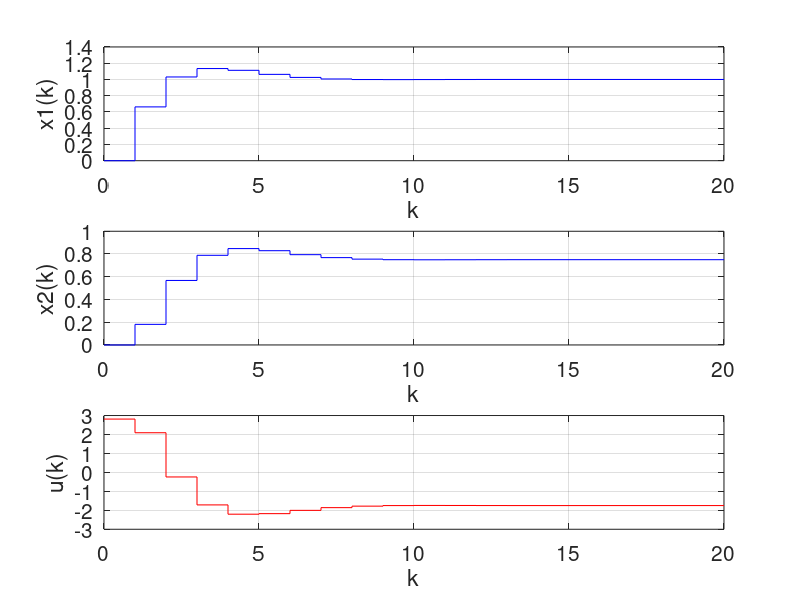

This figure's MATLAB source:
%% Problem 3

close all
clear
clc

% Defining State Matrices:
G = [0.5 1; 0.5 0.7];
H = [0.2; 0.1];
C = [1 0];

yd = 1; % Desired output

%%% Part c:
p_des = [(0.4 + 0.3i), (0.4 - 0.3i)]; % Desired poles
K = place(G, H, p_des); % Calculating state feedback controller gains
G_cl = (G - (H * K));
gain = C * inv(eye(2) - G_cl) * H; % Calculating the reference input gain
r = 1./gain; % Calculating the reference input r for tracking control

%%% Part d:
G_mod = [G [0; 0]; C 1]; % Modified G matrix
H_mod = [H; 0]; % Modified H matrix
p_des = [(0.4 + 0.3i), (0.4 - 0.3i), 0.5]; % Desired poles
K_int = place(G_mod, H_mod, p_des); % Calculating state feedback controller gains

%%% Part e:
d = 1; % Disturbance
F = [0.1; -0.1]; % Disturbance matrix

% Recalculating the state matrices:
G_st = G_mod - (H_mod * K_int);
H_st = [(((d./yd) * F) + (H./gain)); -1];
C_st = [1 0 0];
D_st = 0;

% Linear Simulation:
sys_int = ss(G_st, H_st, C_st, D_st, 1); % Creating a discrete state-space model with T = 1 second
t_mod = [0:20]; % Time steps
u_mod = ones(1, length(t_mod)); % Desired constant output y_d (y_d = 1 in this case)

[output, tOut, states] = lsim(sys_int, u_mod, t_mod); % Performing discretized linear simulation
states = states'; 
x1_k = states(1, :); % x1(k)
x2_k = states(2, :); % x2(k)
u_k = (-K_int * states) + r; % Calculating u(k)

% Plotting Results:
figure
subplot(3, 1, 1)
stairs(tOut, x1_k, 'b', 'LineWidth', 0.75) % Plotting x1(k) with ZOH
xlabel('k')
ylabel('x1(k)')
set(gca, 'FontSize', 15)
grid on

subplot(3, 1, 2)
stairs(tOut, x2_k, 'b', 'LineWidth', 0.75) % Plotting x2(k) with ZOH
xlabel('k')
ylabel('x2(k)')
set(gca, 'FontSize', 15)
grid on

subplot(3, 1, 3)
stairs(tOut, u_k, 'r', 'LineWidth', 0.75) % Plotting u(k) with ZOH
xlabel('k')
ylabel('u(k)')
set(gca, 'FontSize', 15)
grid on
